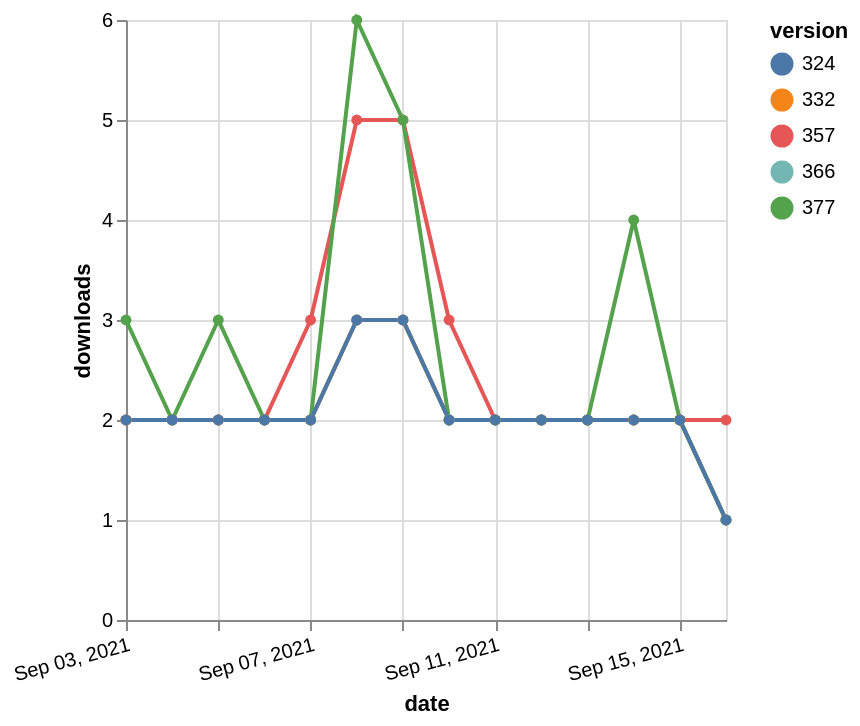

Here is the Vega-Lite specification saved for this chart:
### Vega-Lite specification from a JSON file in a GitHub repository (floating-point values rounded to 4 significant figures)
{"$schema": "https://vega.github.io/schema/vega-lite/v5.json", "description": "A simple bar chart with embedded data.", "data": {"values": [{"date": "2021-09-03", "total": 2337, "delta": 2, "version": "366"}, {"date": "2021-09-04", "total": 2339, "delta": 2, "version": "366"}, {"date": "2021-09-05", "total": 2341, "delta": 2, "version": "366"}, {"date": "2021-09-06", "total": 2343, "delta": 2, "version": "366"}, {"date": "2021-09-07", "total": 2345, "delta": 2, "version": "366"}, {"date": "2021-09-08", "total": 2348, "delta": 3, "version": "366"}, {"date": "2021-09-09", "total": 2351, "delta": 3, "version": "366"}, {"date": "2021-09-10", "total": 2353, "delta": 2, "version": "366"}, {"date": "2021-09-11", "total": 2355, "delta": 2, "version": "366"}, {"date": "2021-09-12", "total": 2357, "delta": 2, "version": "366"}, {"date": "2021-09-13", "total": 2359, "delta": 2, "version": "366"}, {"date": "2021-09-14", "total": 2361, "delta": 2, "version": "366"}, {"date": "2021-09-15", "total": 2363, "delta": 2, "version": "366"}, {"date": "2021-09-16", "total": 2364, "delta": 1, "version": "366"}, {"date": "2021-09-03", "total": 2916, "delta": 2, "version": "357"}, {"date": "2021-09-04", "total": 2918, "delta": 2, "version": "357"}, {"date": "2021-09-05", "total": 2920, "delta": 2, "version": "357"}, {"date": "2021-09-06", "total": 2922, "delta": 2, "version": "357"}, {"date": "2021-09-07", "total": 2925, "delta": 3, "version": "357"}, {"date": "2021-09-08", "total": 2930, "delta": 5, "version": "357"}, {"date": "2021-09-09", "total": 2935, "delta": 5, "version": "357"}, {"date": "2021-09-10", "total": 2938, "delta": 3, "version": "357"}, {"date": "2021-09-11", "total": 2940, "delta": 2, "version": "357"}, {"date": "2021-09-12", "total": 2942, "delta": 2, "version": "357"}, {"date": "2021-09-13", "total": 2944, "delta": 2, "version": "357"}, {"date": "2021-09-14", "total": 2946, "delta": 2, "version": "357"}, {"date": "2021-09-15", "total": 2948, "delta": 2, "version": "357"}, {"date": "2021-09-16", "total": 2950, "delta": 2, "version": "357"}, {"date": "2021-09-03", "total": 2785, "delta": 2, "version": "332"}, {"date": "2021-09-04", "total": 2787, "delta": 2, "version": "332"}, {"date": "2021-09-05", "total": 2789, "delta": 2, "version": "332"}, {"date": "2021-09-06", "total": 2791, "delta": 2, "version": "332"}, {"date": "2021-09-07", "total": 2793, "delta": 2, "version": "332"}, {"date": "2021-09-08", "total": 2796, "delta": 3, "version": "332"}, {"date": "2021-09-09", "total": 2799, "delta": 3, "version": "332"}, {"date": "2021-09-10", "total": 2801, "delta": 2, "version": "332"}, {"date": "2021-09-11", "total": 2803, "delta": 2, "version": "332"}, {"date": "2021-09-12", "total": 2805, "delta": 2, "version": "332"}, {"date": "2021-09-13", "total": 2807, "delta": 2, "version": "332"}, {"date": "2021-09-14", "total": 2809, "delta": 2, "version": "332"}, {"date": "2021-09-15", "total": 2811, "delta": 2, "version": "332"}, {"date": "2021-09-16", "total": 2812, "delta": 1, "version": "332"}, {"date": "2021-09-03", "total": 2148, "delta": 3, "version": "377"}, {"date": "2021-09-04", "total": 2150, "delta": 2, "version": "377"}, {"date": "2021-09-05", "total": 2153, "delta": 3, "version": "377"}, {"date": "2021-09-06", "total": 2155, "delta": 2, "version": "377"}, {"date": "2021-09-07", "total": 2157, "delta": 2, "version": "377"}, {"date": "2021-09-08", "total": 2163, "delta": 6, "version": "377"}, {"date": "2021-09-09", "total": 2168, "delta": 5, "version": "377"}, {"date": "2021-09-10", "total": 2170, "delta": 2, "version": "377"}, {"date": "2021-09-11", "total": 2172, "delta": 2, "version": "377"}, {"date": "2021-09-12", "total": 2174, "delta": 2, "version": "377"}, {"date": "2021-09-13", "total": 2176, "delta": 2, "version": "377"}, {"date": "2021-09-14", "total": 2180, "delta": 4, "version": "377"}, {"date": "2021-09-15", "total": 2182, "delta": 2, "version": "377"}, {"date": "2021-09-16", "total": 2183, "delta": 1, "version": "377"}, {"date": "2021-09-03", "total": 2543, "delta": 2, "version": "324"}, {"date": "2021-09-04", "total": 2545, "delta": 2, "version": "324"}, {"date": "2021-09-05", "total": 2547, "delta": 2, "version": "324"}, {"date": "2021-09-06", "total": 2549, "delta": 2, "version": "324"}, {"date": "2021-09-07", "total": 2551, "delta": 2, "version": "324"}, {"date": "2021-09-08", "total": 2554, "delta": 3, "version": "324"}, {"date": "2021-09-09", "total": 2557, "delta": 3, "version": "324"}, {"date": "2021-09-10", "total": 2559, "delta": 2, "version": "324"}, {"date": "2021-09-11", "total": 2561, "delta": 2, "version": "324"}, {"date": "2021-09-12", "total": 2563, "delta": 2, "version": "324"}, {"date": "2021-09-13", "total": 2565, "delta": 2, "version": "324"}, {"date": "2021-09-14", "total": 2567, "delta": 2, "version": "324"}, {"date": "2021-09-15", "total": 2569, "delta": 2, "version": "324"}, {"date": "2021-09-16", "total": 2570, "delta": 1, "version": "324"}]}, "width": "container", "mark": {"type": "line", "point": {"filled": true}}, "encoding": {"x": {"field": "date", "type": "temporal", "timeUnit": "yearmonthdate", "title": "date", "axis": {"labelAngle": -15}}, "y": {"field": "delta", "type": "quantitative", "title": "downloads"}, "color": {"field": "version", "type": "nominal"}, "tooltip": {"field": "delta"}}}
